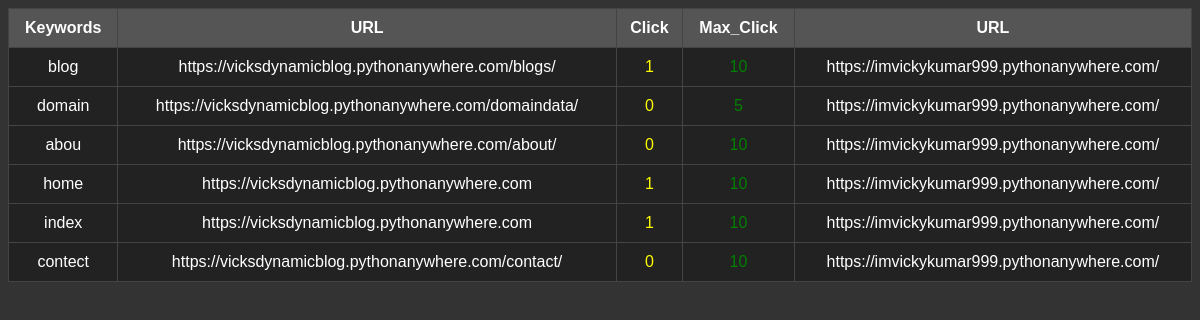
Screenshot of /domaindata/ with the database file from the repository.
### app/models.py (models this page shows, shortened)
class Domaindata(models.Model):
    keyword = models.CharField(max_length=100)
    url1 = models.URLField(max_length=200)
    min_count = models.IntegerField(default=0)
    max_count = models.IntegerField()
    url2 = models.URLField(max_length=200)

### app/views.py (the view)
# urls.py: path('domaindata/', views.domain, name='domain'),
def domain(request):
    data = Domaindata.objects.all()
    return render(request, 'index1.html', {'data': data})

### app/templates/index1.html (shortened to what this page needs)
<!DOCTYPE html>
<html lang="en">
<head>
</head>
<body>
    <table id="data-table">
        <tr>
            <th>Keywords</th>
            <th>URL</th>
            <th>Click</th>
            <th>Max_Click</th>
            <th>URL</th>
        </tr>
        {% for row in data %}
        <tr>
            <td>{{ row.keyword }}</td>
            <td>{{ row.url1 }}</td>
            <td class="click-yellow">{{ row.min_count }}</td>
            <td class="click-green">{{ row.max_count }}</td>
            <td>{{ row.url2 }}</td>
        </tr>
        {% endfor %}
    </table>
</body>
</html>

### app/templates/index1.html (style rules this page uses)
body { background-color: #333; color: #fff; font-family: Arial, sans-serif; }
table { width: 100%; border-collapse: collapse; }
th, td { border: 1px solid #444; padding: 10px; text-align: center; }
th { background-color: #555; }
td { background-color: #222; }
.click-yellow { color: yellow; }
.click-green { color: green; }

### rows the page displays
Domaindata: keyword "blog", url1 "https://vicksdynamicblog.pythonanywhere.com/blogs/", min_count "1", max_count "10", url2 "https://imvickykumar999.pythonanywhere.com/"
Domaindata: keyword "domain", url1 "https://vicksdynamicblog.pythonanywhere.com/domaindata/", min_count "0", max_count "5", url2 "https://imvickykumar999.pythonanywhere.com/"
Domaindata: keyword "abou", url1 "https://vicksdynamicblog.pythonanywhere.com/about/", min_count "0", max_count "10", url2 "https://imvickykumar999.pythonanywhere.com/"
Domaindata: keyword "home", url1 "https://vicksdynamicblog.pythonanywhere.com", min_count "1", max_count "10", url2 "https://imvickykumar999.pythonanywhere.com/"
Domaindata: keyword "index", url1 "https://vicksdynamicblog.pythonanywhere.com", min_count "1", max_count "10", url2 "https://imvickykumar999.pythonanywhere.com/"
Domaindata: keyword "contect", url1 "https://vicksdynamicblog.pythonanywhere.com/contact/", min_count "0", max_count "10", url2 "https://imvickykumar999.pythonanywhere.com/"
